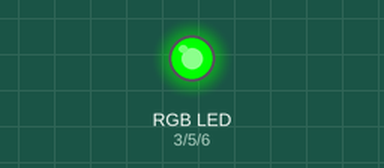
A sketch run on a simulated Arduino Uno, built with avr-gcc and run on an emulated ATmega328P. On the bench: an RGB LED mixed from three pins (HIGH = lit).

Above: at 0.5 s.
At 1.5 s:
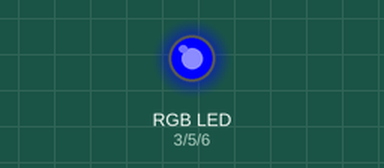
At 5.5 s:
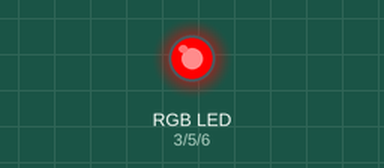
Timing chart, 0 to 6.9 s (numbered marks = the images above):
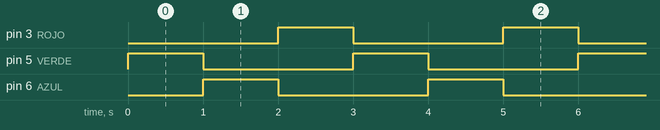

The sketch:

Clase_8__RGB___B_sico_.ino
```cpp
/*Clase 8 RGB Basico

*/
#define VERDE 5
#define AZUL 6
#define ROJO 3
#define espera 1000

void setup() {

pinMode (ROJO, OUTPUT);
pinMode (VERDE, OUTPUT);
pinMode (AZUL, OUTPUT);

digitalWrite(VERDE, LOW);
digitalWrite(AZUL, LOW);
digitalWrite(ROJO, LOW);
}

void loop() {
digitalWrite(VERDE, HIGH);
digitalWrite(AZUL, LOW);
digitalWrite(ROJO, LOW);
delay (espera);
digitalWrite(VERDE, LOW);
digitalWrite(AZUL, HIGH);
digitalWrite(ROJO, LOW);
delay (espera);
digitalWrite(VERDE, LOW);
digitalWrite(AZUL, LOW);
digitalWrite(ROJO, HIGH);
delay(espera);

}
```

Measured:
- by itself, pin 3 (ROJO), pin 5 (VERDE), pin 6 (AZUL): alternates HIGH for 1.0 s and LOW for 2.0 s
- by itself, everything shown: repeats every 3.0 s, in 3 steps
